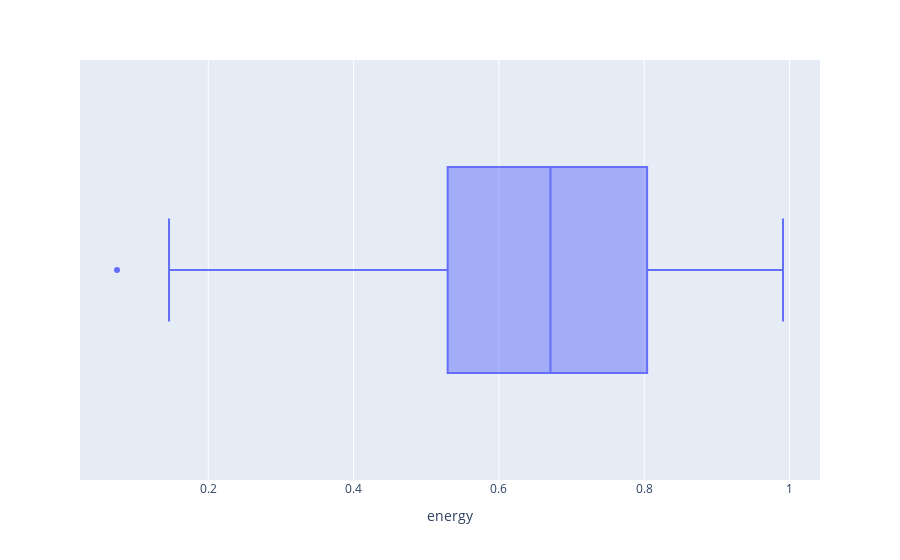

The code cell stored with this chart in its notebook:
### Code cell
fig = px.box(df_99, x="energy")
fig.show()

### Figure 1 — Plotly figure (JSON) as saved in the notebook; plotly's stock layout.template omitted (floating-point values rounded to 4 significant figures; data arrays with more than 128 entries replaced by an {"elided": "..."} marker saying what was removed)
{"data": [{"alignmentgroup": "True", "hovertemplate": "energy=%{x}<extra></extra>", "legendgroup": "", "marker": {"color": "#636efa"}, "name": "", "notched": false, "offsetgroup": "", "orientation": "h", "showlegend": false, "type": "box", "x": {"elided": "434 float values"}, "x0": " ", "xaxis": "x", "y0": " ", "yaxis": "y"}], "layout": {"boxmode": "group", "legend": {"tracegroupgap": 0}, "margin": {"t": 60}, "xaxis": {"anchor": "y", "domain": [0, 1], "title": {"text": "energy"}}, "yaxis": {"anchor": "x", "domain": [0, 1]}}}
